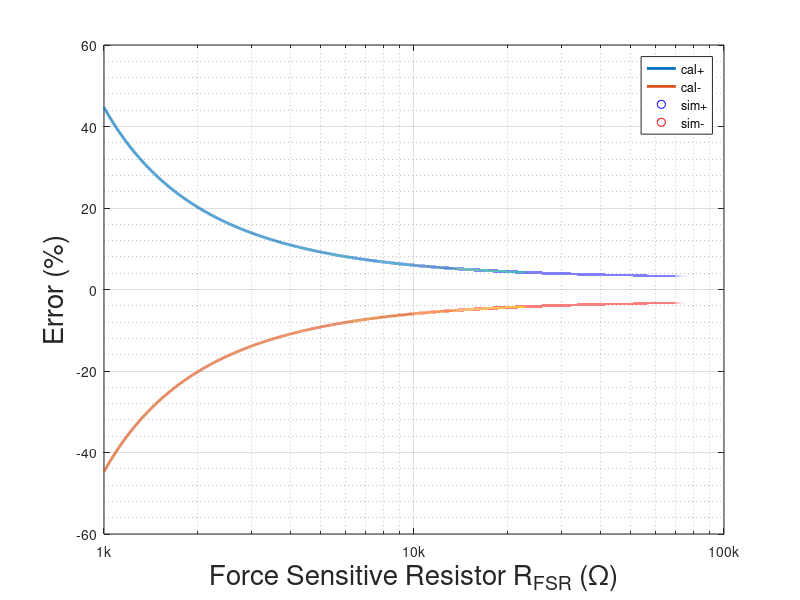

Reproduce this figure in MATLAB. (Note: this script raises an error after producing the figure.)
%%%%%%%%%%%%%%%%%%%%%%%%%%%%%%%%%%%%%%%%%%%%%%%%%%%%%%
% Week 4 2017/10/5
% Purpose: Error analysis simulation
%          and comparison between mathmatical computation
%          
%   Copyright (c) 2017 by Shanshan Xie
%   for Pressure Ulcer Prevention project
%%%%%%%%%%%%%%%%%%%%%%%%%%%%%%%%%%%%%%%%%%%%%%%%%%%%%%

%Set Test Condition

C = 0.637e-6;
Rref = 10000;
Rfsr = 1e3:1:100e3;
delta_t = 92e-6;

Ideal_time_ratio = Rfsr./Rref;
t1 = 0.5*C*Rfsr;
t2 = 0.5*C*Rref*ones(1,length(t1));

%random number generation
rand_delta_t1 = delta_t*rand(1,length(t1));
rand_delta_t2 = delta_t*rand(1,length(t1));

t2_wError = t2 - rand_delta_t2;
t1_wError = t1 + rand_delta_t1;
timeRatio_wError = t1_wError./t2_wError;

% +/- Error - simulation
Error_sim1 = ((timeRatio_wError./Ideal_time_ratio)-1)*100;
Error_sim2 = (1-(timeRatio_wError./Ideal_time_ratio))*100;

%Computation Result
error_small = (delta_t./(0.5*C))*(1./Rfsr+1/Rref)*100;
error = error_small./(1-delta_t./t1);

figure 
semilogx(Rfsr, error, 'LineWidth',2);
hold on
semilogx(Rfsr, -error, 'LineWidth',2);

%Simulation Result
% hold on
scatter(Ideal_time_ratio*Rref, Error_sim1, 'b');
hold on
scatter(Ideal_time_ratio*Rref,Error_sim2, 'r');

grid on
grid minor

xticks([1000 10000 100000])
xticklabels({'1k', '10k', '100k'})
xlabel('Force Sensitive Resistor R_{FSR} (\Omega)','FontSize', 20)
% title('Force Sensitive Resistor vs Error','FontSize', 20)
ylabel('Error (%)','FontSize', 20)
lgd = legend('cal+','cal-','sim+','sim-');
lgd.FontSize = 16;



